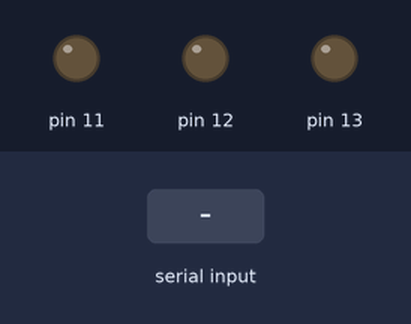
The sketch below on a simulated Arduino Uno, built with avr-gcc and run on an emulated ATmega328P. Shown: output pins drawn as LEDs (lit = HIGH). Inputs (shaded band) come from the test bench.

Above: at 1.2 s.
1.3 s: "y" received over Serial
At 2.5 s:
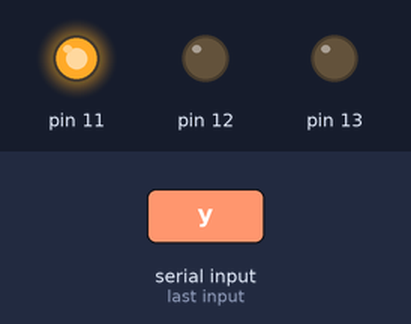
2.8 s: "g" received over Serial
At 3.8 s:
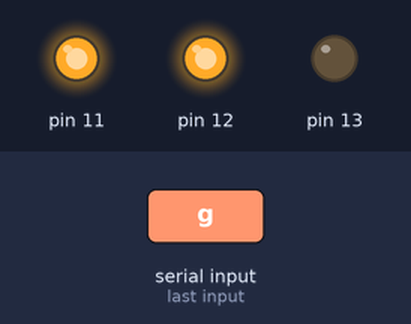
4.3 s: "r" received over Serial
At 4.9 s:
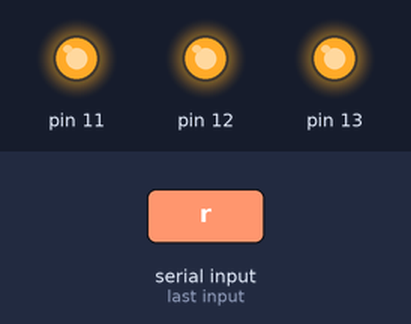
5.8 s: "f" received over Serial
At 7.0 s:
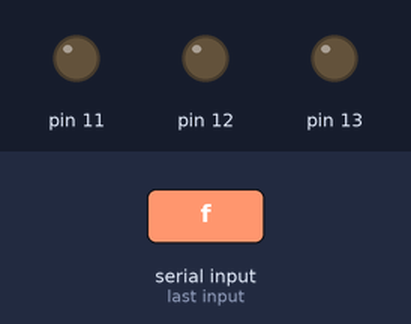
7.3 s: "g" received over Serial
At 8.4 s:
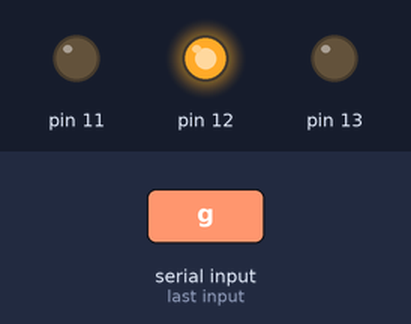
8.8 s: "r" received over Serial
At 9.5 s:
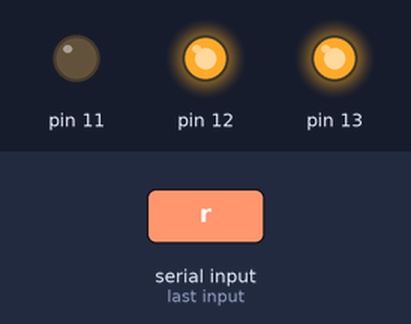
Timing chart, 0 to 11.3 s (numbered marks = the images above; inputs shaded):
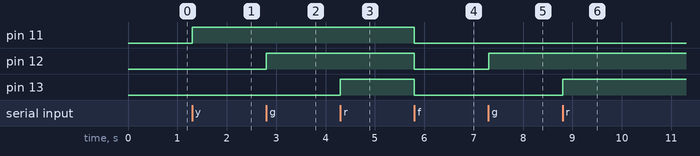

The sketch:

processing_example_20200622.ino
```cpp
void setup(){
  pinMode(11,OUTPUT);
  pinMode(12,OUTPUT);
  pinMode(13,OUTPUT);
  Serial.begin(9600);
}
void loop(){
  if(Serial.available()){
    char val = Serial.read();
    if (val == 'y'){
      digitalWrite(11,HIGH);
    }
    if (val == 'g'){
      digitalWrite(12,HIGH);
    }
    if (val == 'r'){
      digitalWrite(13,HIGH);
    }
    if (val == 'f'){
      digitalWrite(11,LOW);
      digitalWrite(12,LOW);
      digitalWrite(13,LOW);
    }
  }
}
```

Measured:
- after the input at 1.3 s, pin 11: LOW → HIGH at once
- after the input at 2.8 s, pin 12: LOW → HIGH at once
- after the input at 4.3 s, pin 13: LOW → HIGH at once
- after the input at 5.8 s, pin 11–13: HIGH → LOW at once
- after the input at 7.3 s, pin 12: LOW → HIGH at once
- after the input at 8.8 s, pin 13: LOW → HIGH at once
